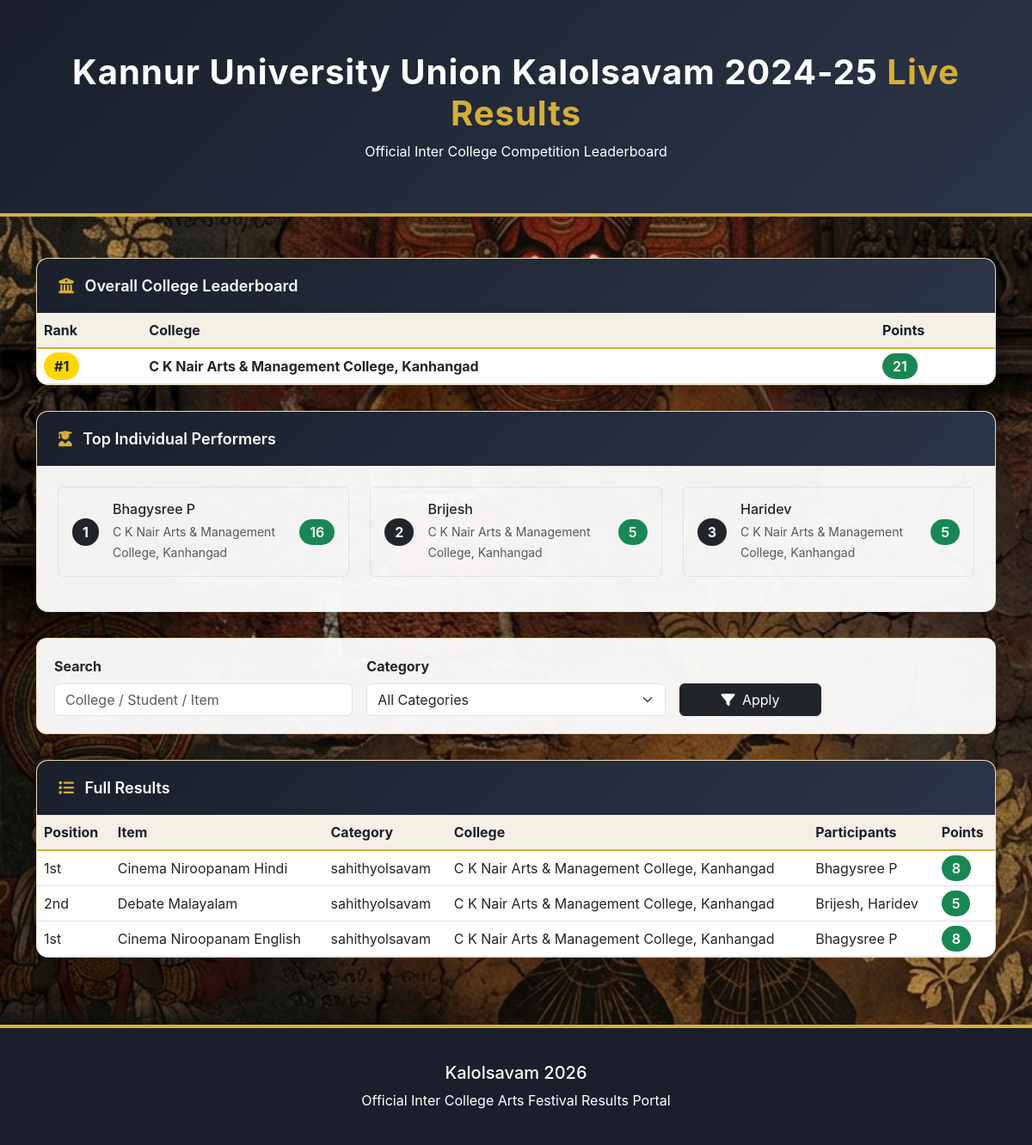
The app's page /results/ with its own data.
### accounts/models.py (models this page shows, shortened)
class College(models.Model):
    user = models.ForeignKey(   # 🔥 TEMP: NOT OneToOne
        settings.AUTH_USER_MODEL,
        on_delete=models.CASCADE,
        null=True,
        blank=True,
        related_name="colleges"
    )
    college_name = models.CharField(max_length=255)
    district = models.CharField(max_length=255)

class Student(models.Model):
    college = models.ForeignKey(College, on_delete=models.CASCADE)
    name = models.CharField(max_length=255)
    id_card = models.CharField(max_length=255)
    date_of_birth = models.DateField()
    department = models.CharField(max_length=255)
    year_of_joining = models.IntegerField()
    current_year = models.IntegerField()
    id_card_file = models.FileField(upload_to=student_upload_path, null=True, blank=True)

class Result(models.Model):
    POSITION_CHOICES = [
        (1, "1st"),
        (2, "2nd"),
        (3, "3rd"),
    ]
    GRADE_CHOICES = [
        ("A", "A"),
        ("B", "B"),
        ("C", "C"),
        ("D", "D"),
        ("E", "E"),
    ]
    item = models.ForeignKey(Item, on_delete=models.CASCADE, related_name="results")
    team = models.ForeignKey(Team, on_delete=models.CASCADE, related_name="results")
    position = models.PositiveSmallIntegerField(choices=POSITION_CHOICES)
    grade = models.CharField(max_length=1, choices=GRADE_CHOICES, default="E")
    points = models.IntegerField(default=0)
    is_deleted = models.BooleanField(default=False)
    created_at = models.DateTimeField(default=now)
    class Meta:
        unique_together = ("item", "team")
        ordering = ["position", "-points"]

class Item(models.Model):
    name = models.CharField(max_length=255)
    numbers = models.PositiveIntegerField()
    category = models.CharField(max_length=255)
    max_participants = models.PositiveIntegerField(default=1)
    item_type = models.CharField(max_length=10, choices=[("single","single"),("group","group")])  # ← added

class Team(models.Model):
    college = models.ForeignKey(College, on_delete=models.CASCADE)
    item = models.ForeignKey(Item, on_delete=models.CASCADE)
    category = models.CharField(max_length=255)
    students = models.ManyToManyField(Student)
    created_at = models.DateTimeField(auto_now_add=True)

### accounts/views.py (the view, shortened to what this page needs)
# urls.py: path("results/", views.public_results, name="public_results"),
def public_results(request):
    category = request.GET.get("category", "").strip()
    q = request.GET.get("q", "").strip()
    overall_colleges = (
        Result.objects
        .filter(is_deleted=False)
        .values("team__college__college_name")
        .annotate(total_points=Sum("points"))
        .order_by("-total_points")
    )
    category_colleges = []
    individual_top = (
        Result.objects
        .filter(is_deleted=False, item__item_type="single")
        .values(
            "team__students__name",
            "team__college__college_name"
        )
        .annotate(total_points=Sum("points"))
        .order_by("-total_points")[:5]
    )
    full_results = (
        Result.objects
        .filter(is_deleted=False)
        .select_related("item", "team__college")
        .prefetch_related("team__students")
        .order_by("-created_at")
    )
    categories = Item.objects.values_list("category", flat=True).distinct()
    if request.headers.get("x-requested-with") == "XMLHttpRequest":
        return render(request, "results_live.html", {
            "overall_colleges": overall_colleges,
            "individual_top": individual_top,
            "full_results": full_results,
        })
    return render(request, "public_results.html", {
        "overall_colleges": overall_colleges,
        "category_colleges": category_colleges,
        "categories": categories,
        "selected_category": category,
        "individual_top": individual_top,
        "full_results": full_results,
        "q": q,
    })

### accounts/context_processors.py (called while the page is built)
def site_settings(request):
    return {
        "setting": SiteSetting.objects.first()
    }

### accounts/templates/public_results.html (shortened to what this page needs)
{% load static %}
<!DOCTYPE html>
<html lang="en">
<head>
<link rel="stylesheet" href="https://cdn.jsdelivr.net/npm/bootstrap@5.3.0/dist/css/bootstrap.min.css">
<link rel="stylesheet" href="https://cdnjs.cloudflare.com/ajax/libs/font-awesome/6.5.0/css/all.min.css">
</head>
<body>
<div class="hero-header">
    <div class="container">
        <h1>Kannur University Union Kalolsavam 2024-25 <span>Live Results</span></h1>
        <p class="mb-0">Official Inter College Competition Leaderboard</p>
    </div>
</div>
<div class="container py-5">
    <div class="result-card">
        <div class="card-header">
            <i class="fas fa-university me-2"></i> Overall College Leaderboard
        </div>
        <div class="table-responsive">
            <table class="table table-hover mb-0">
                <thead>
                    <tr>
                        <th>Rank</th>
                        <th>College</th>
                        <th>Points</th>
                    </tr>
                </thead>
                <tbody>
                    {% for c in overall_colleges %}
                    <tr>
                        <td>
                            <span class="rank-badge {% if forloop.counter == 1 %}rank-1{% elif forloop.counter == 2 %}rank-2{% elif forloop.counter == 3 %}rank-3{% else %}bg-light{% endif %}">
                                #{{ forloop.counter }}
                            </span>
                        </td>
                        <td><strong>{{ c.team__college__college_name }}</strong></td>
                        <td><span class="points">{{ c.total_points|default:0 }}</span></td>
                    </tr>
                    {% endfor %}
                </tbody>
            </table>
        </div>
    </div>
    <div class="result-card">
        <div class="card-header">
            <i class="fas fa-user-graduate me-2"></i> Top Individual Performers
        </div>
        <div class="p-4">
            <div class="row">
                {% for p in individual_top %}
                <div class="col-md-4 mb-3">
                    <div class="border rounded p-3 d-flex align-items-center">
                        <div class="me-3">
                            <span class="rank-badge bg-dark text-white">{{ forloop.counter }}</span>
                        </div>
                        <div>
                            <h6 class="mb-1">{{ p.team__students__name }}</h6>
                            <small class="text-muted">{{ p.team__college__college_name }}</small>
                        </div>
                        <div class="ms-auto">
                            <span class="points">{{ p.total_points }}</span>
                        </div>
                    </div>
                </div>
                {% endfor %}
            </div>
        </div>
    </div>
    <form method="get" class="filter-bar">
        <div class="row g-3 align-items-end">
            <div class="col-md-4">
                <label class="form-label fw-bold">Search</label>
                <input type="text" class="form-control" name="q" value="{{ q }}" placeholder="College / Student / Item">
            </div>
            <div class="col-md-4">
                <label class="form-label fw-bold">Category</label>
                <select name="category" class="form-select">
                    <option value="">All Categories</option>
                </select>
            </div>
            <div class="col-md-2 d-grid">
                <button class="btn btn-dark">
                    <i class="fas fa-filter me-1"></i> Apply
                </button>
            </div>
        </div>
    </form>
    <div class="result-card">
        <div class="card-header">
            <i class="fas fa-list me-2"></i> Full Results
        </div>
        <div class="table-responsive">
            <table class="table table-hover mb-0">
                <thead>
                    <tr>
                        <th>Position</th>
                        <th>Item</th>
                        <th>Category</th>
                        <th>College</th>
                        <th>Participants</th>
                        <th>Points</th>
                    </tr>
                </thead>
                <tbody>
                    {% for r in full_results %}
                    <tr>
                        <td>{{ r.get_position_display }}</td>
                        <td>{{ r.item.name }}</td>
                        <td>{{ r.item.category }}</td>
                        <td>{{ r.team.college.college_name }}</td>
                        <td>
                            {% for s in r.team.students.all %}
                                {{ s.name }}{% if not forloop.last %}, {% endif %}
                            {% endfor %}
                        </td>
                        <td><span class="points">{{ r.points }}</span></td>
                    </tr>
                    {% endfor %}
                </tbody>
            </table>
        </div>
    </div>
</div>
<footer class="footer">
    <div class="container text-center">
        <h5>Kalolsavam 2026</h5>
        <p class="mb-0">Official Inter College Arts Festival Results Portal</p>
    </div>
</footer>
</body>
</html>

### records on screen
College: team__college__college_name "C K Nair Arts & Management College, Kanhangad", total_points "21"
Student: team__students__name "Brijesh", team__college__college_name "C K Nair Arts & Management College, Kanhangad", total_points "5", name "Brijesh"
Result: position "1st", item.name "Cinema Niroopanam Hindi", item.category "sahithyolsavam", team.college.college_name "C K Nair Arts & Management College, Kanhangad", points "8"
Student: name "Bhagysree P"
Result: position "2nd", item.name "Debate Malayalam", item.category "sahithyolsavam", team.college.college_name "C K Nair Arts & Management College, Kanhangad", points "5"
Student: name "Haridev"
Result: position "1st", item.name "Cinema Niroopanam English", item.category "sahithyolsavam", team.college.college_name "C K Nair Arts & Management College, Kanhangad", points "8"

### other values on screen
{{ p.team__students__name }} "Bhagysree P" "Haridev"
{{ p.team__college__college_name }} "C K Nair Arts & Management College, Kanhangad" "C K Nair Arts & Management College, Kanhangad"
{{ p.total_points }} "16" "5"
